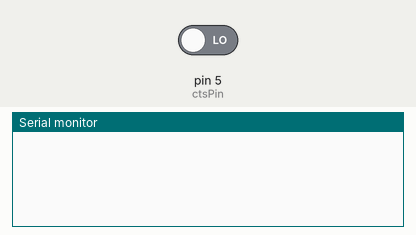
This sketch was run on a simulated Arduino Uno, built with avr-gcc and run on an emulated ATmega328P. Parts: the last lines printed to the serial monitor. Inputs (shaded band) come from the test bench; at power-on: pin 5 (ctsPin) LOW.

Above: at 1.2 s.
1.3 s: pin 5 (ctsPin) driven HIGH
At 2.1 s:
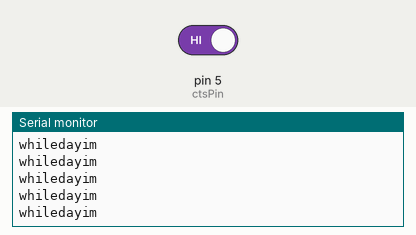
2.8 s: pin 5 (ctsPin) driven LOW
At 4.0 s:
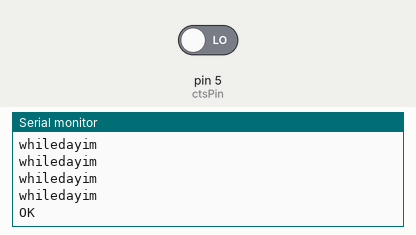
4.3 s: pin 5 (ctsPin) driven HIGH
At 4.9 s:
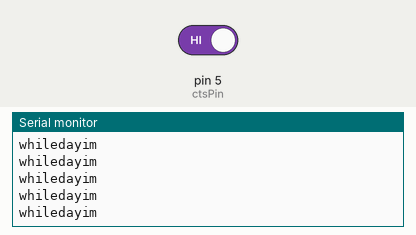

Measured:
- after the input at 1.3 s, the serial monitor: prints a new line at once (image 1)
- after the input at 2.8 s, the serial monitor: prints a new line after 0.08 s (image 2)

The sketch:

Bluetooth_demo_buton_ino_with_algorith.ino
```cpp
#define ctsPin 5 // Pin for capactitive touch sensor
  int sayac = 0;
  int p,i = 0;
  uint32_t A[9] = {7000,7000,7000,7000,7000,7000,7000,7000,7000};
void setup() {
  Serial.begin(9600);
  pinMode(ctsPin, INPUT);


}
int criticalRule(uint32_t A[9]){
  if((A[0] > 13000) || (A[0] < 1000)){
    return 1;
  }
  else {
    return 0;
  }
}
int rule2(uint32_t A[9]){
  int i,j,p,k;
  i,j,k,p=0;
  for(i=0;i<9;i++){
    if(A[i]>7000){
      j++;
    }
    else if(A[i]<7000){
      k++;
    }
  }
  if((j==8)||(k==8)){
    p = 1;
  }
  return p;
}
int rule1(uint32_t A[9]){

  int i,j,k;
  for(i=0; i<3; i++){
    for(j=i+1;j<3;j++){
      if(((A[i]>11000) && (A[j]>11000)) || ((A[i]<3000) && (A[j]<3000))){
        k=1;}
        else {
          k= 0;
        }
      }
    }
    return k;
  }


void loop() {
  int ctsValue = digitalRead(ctsPin);
  if (ctsValue == HIGH){
    uint32_t ts1 = millis();

    Serial.println("TOUCHED,veri alindi");
    while(ctsValue == HIGH){
      ctsValue = digitalRead(ctsPin);
      Serial.println("whiledayim");
    }
     uint32_t ts2 = millis();
     p = ts2 - ts1;
   for(i=8;i>0;i--){
     A[i]=A[i-1];
   }
   A[0]= p;
     if(criticalRule(A)==1){
      Serial.println(A[0]);
      Serial.println("Critical Error");
     }
   else if(rule1(A)==1){
     Serial.println("rule1");
     Serial.println(A[0]);
      Serial.println(A[1]);
       Serial.println(A[2]);

       delay(2000);}
       else if (rule2 (A) == 1){
        Serial.println("rule2");
        for(i=0;i<9;i++){
          Serial.println(A[i]);
        }
       }


   Serial.println("OK");
     delay(2000);

  }
}
```
